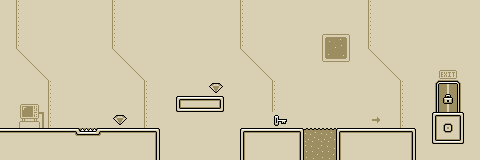

Below is a game level as drawn by its tile map, then a one-line description and the .tmx that defines it (tile-layer data replaced by summaries):
An orthogonal 30x10 tile map with 16x16 px tiles, 7 tile layers (Background, Danger, Open Exit, Closed Exit, ...), 2 tilesets and 3 objects.

<map version="1.0" orientation="orthogonal" renderorder="right-down" width="30" height="10" tilewidth="16" tileheight="16" nextobjectid="26">
 <tileset firstgid="1" name="tileset" tilewidth="16" tileheight="16">
  <image source="tileset.png" width="176" height="192" />
  <tile id="0">
   <properties>
    <property name="blocked" value="" />
   </properties>
  </tile>
  <tile id="1">
   <properties>
    <property name="blocked" value="" />
   </properties>
  </tile>
  <tile id="2">
   <properties>
    <property name="blocked" value="" />
   </properties>
  </tile>
  <tile id="3">
   <properties>
    <property name="blocked" value="" />
   </properties>
  </tile>
  <tile id="4">
   <properties>
    <property name="blocked" value="" />
   </properties>
  </tile>
  <tile id="5">
   <properties>
    <property name="blocked" value="" />
   </properties>
  </tile>
  <tile id="11">
   <properties>
    <property name="blocked" value="" />
   </properties>
  </tile>
  <tile id="12">
   <properties>
    <property name="blocked" value="" />
   </properties>
  </tile>
  <tile id="13">
   <properties>
    <property name="blocked" value="" />
   </properties>
  </tile>
  <tile id="14">
   <properties>
    <property name="blocked" value="" />
   </properties>
  </tile>
  <tile id="15">
   <properties>
    <property name="blocked" value="" />
   </properties>
  </tile>
  <tile id="16">
   <properties>
    <property name="blocked" value="" />
   </properties>
  </tile>
  <tile id="22">
   <properties>
    <property name="blocked" value="" />
   </properties>
  </tile>
  <tile id="23">
   <properties>
    <property name="blocked" value="" />
   </properties>
  </tile>
  <tile id="24">
   <properties>
    <property name="blocked" value="" />
   </properties>
  </tile>
  <tile id="25">
   <properties>
    <property name="blocked" value="" />
   </properties>
  </tile>
  <tile id="33">
   <properties>
    <property name="blocked" value="" />
   </properties>
  </tile>
  <tile id="34">
   <properties>
    <property name="blocked" value="" />
   </properties>
  </tile>
  <tile id="35">
   <properties>
    <property name="blocked" value="" />
   </properties>
  </tile>
  <tile id="36">
   <properties>
    <property name="blocked" value="" />
   </properties>
  </tile>
  <tile id="88">
   <properties>
    <property name="blocked" value="" />
   </properties>
  </tile>
  <tile id="90">
   <properties>
    <property name="blocked" value="" />
   </properties>
  </tile>
 </tileset>
 <tileset firstgid="133" name="Objs" tilewidth="24" tileheight="24">
  <tile id="0">
   <image width="16" height="16" source="diamonds/diamond1.png" />
   <animation>
    <frame tileid="2" duration="100" />
    <frame tileid="4" duration="100" />
    <frame tileid="0" duration="100" />
    <frame tileid="3" duration="100" />
    <frame tileid="1" duration="100" />
   </animation>
  </tile>
  <tile id="1">
   <image width="16" height="16" source="diamonds/diamond2.png" />
  </tile>
  <tile id="2">
   <image width="16" height="16" source="diamonds/diamond3.png" />
  </tile>
  <tile id="3">
   <image width="16" height="16" source="diamonds/diamond4.png" />
  </tile>
  <tile id="4">
   <image width="16" height="16" source="diamonds/diamond5.png" />
  </tile>
  <tile id="5">
   <image width="16" height="16" source="keys/key1.png" />
  </tile>
  <tile id="6">
   <image width="16" height="16" source="keys/key2.png" />
   <animation>
    <frame tileid="6" duration="250" />
    <frame tileid="5" duration="250" />
   </animation>
  </tile>
  <tile id="7">
   <image width="24" height="24" source="robots/robot1.png" />
  </tile>
  <tile id="8">
   <image width="24" height="24" source="robots/robot2.png" />
  </tile>
  <tile id="9">
   <image width="24" height="24" source="robots/robot3.png" />
  </tile>
  <tile id="10">
   <image width="24" height="24" source="robots/robot4.png" />
  </tile>
  <tile id="11">
   <image width="24" height="24" source="robots/robot5.png" />
  </tile>
  <tile id="12">
   <image width="24" height="24" source="robots/robot6.png" />
   <animation>
    <frame tileid="8" duration="200" />
    <frame tileid="12" duration="200" />
    <frame tileid="13" duration="200" />
    <frame tileid="14" duration="100" />
    <frame tileid="15" duration="100" />
    <frame tileid="16" duration="100" />
   </animation>
  </tile>
  <tile id="13">
   <image width="24" height="24" source="robots/robot7.png" />
  </tile>
  <tile id="14">
   <image width="24" height="24" source="robots/robot8.png" />
  </tile>
  <tile id="15">
   <image width="24" height="24" source="robots/robot9.png" />
  </tile>
  <tile id="16">
   <image width="24" height="24" source="robots/robot10.png" />
  </tile>
 </tileset>
 <layer name="Background" width="30" height="10">
  <data>[300 cells, 300 non-empty, 12 distinct tile ids]</data>
 </layer>
 <layer name="Danger" width="30" height="10">
  <data>[300 cells, 60 non-empty, 4 distinct tile ids]</data>
 </layer>
 <layer name="Open Exit" width="30" height="10">
  <data>[300 cells, 4 non-empty, 4 distinct tile ids]</data>
 </layer>
 <layer name="Closed Exit" width="30" height="10">
  <data>[300 cells, 6 non-empty, 6 distinct tile ids]</data>
 </layer>
 <layer name="Diamonds" width="30" height="10">
  <data>[300 cells, 2 non-empty, 1 distinct tile ids]</data>
 </layer>
 <layer name="Key" width="30" height="10">
  <data>[300 cells, 1 non-empty, 1 distinct tile ids]</data>
 </layer>
 <objectgroup name="Points">
  <object id="23" x="112.667" y="113.333" width="14.6667" height="12.3333" />
  <object id="24" x="208" y="81" width="15" height="12" />
 </objectgroup>
 <objectgroup name="Key">
  <object id="25" x="272.667" y="113.667" width="15.3333" height="12.6667" />
 </objectgroup>
 <layer name="Floor" width="30" height="10">
  <data>[300 cells, 30 non-empty, 14 distinct tile ids]</data>
 </layer>
</map>
